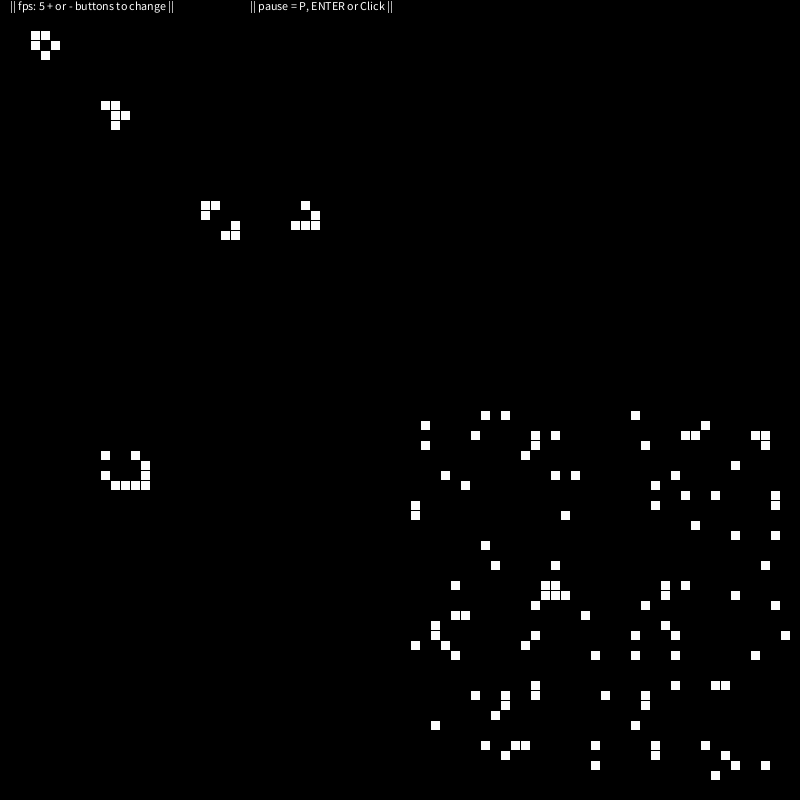
Frame 1 (no input)
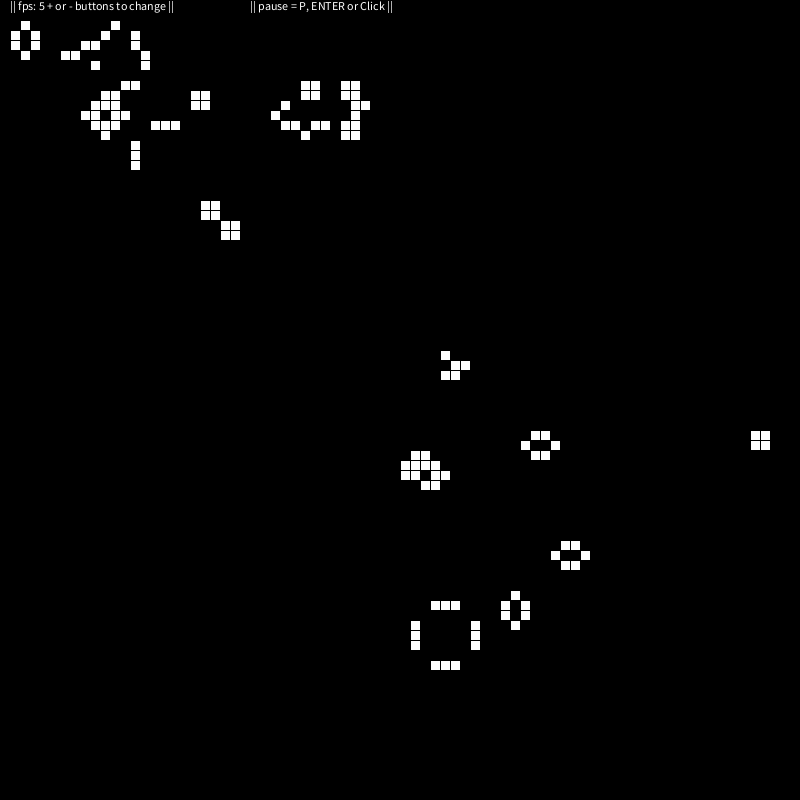
Frame 60 (the mouse pressed at the canvas centre just before this capture)
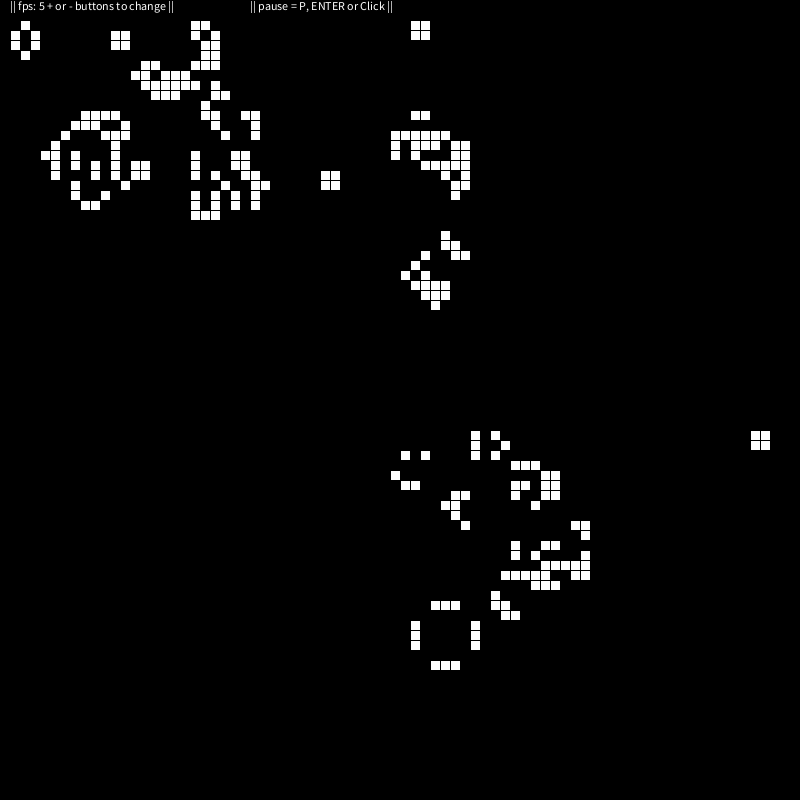
Frame 120 (the mouse held since frame 60 and released just before this capture)

The Processing sketch that drew these frames (run headless with seeded random() and noise(); from frame 60 on, the mouse is pressed at the canvas centre):

// Processing sketch: GameOfLife
// ── GameOfLife.pde
int cellsize = 10,fr=5;
boolean [][] cells, proxGenCells;
boolean pause=false;

void setup(){
  size(800,800);

  cells = new boolean [width/cellsize] [height/cellsize];
  proxGenCells = new boolean [width/cellsize] [height/cellsize];
  
  //patron inicial basico
  cells[10][10] = true;
  cells[11][10] = true;
  cells[11][11] = true;
  cells[12][11] = true;
  cells[11][12] = true;
  //celulas vivas aleatorias
  aleatoryCells(100,cells.length/2,cells.length,cells.length/2,cells[1].length);
  //patrones preconfigurados
  //Boat
  cells[3][3] = true;
  cells[4][3] = true;
  cells[3][4] = true;
  cells[5][4] = true;
  cells[4][5] = true;
  //Beacon
  cells[20][20] = true;
  cells[21][20] = true;
  cells[20][21] = true;
  cells[23][22] = true;
  cells[22][23] = true;
  cells[23][23] = true;
  //Glider
  cells[30][20] = true;
  cells[31][21] = true;
  cells[29][22] = true;
  cells[30][22] = true;
  cells[31][22] = true;
  //light-weight spaceship
  cells[10][45] = true;
  cells[13][45] = true;
  cells[14][46] = true;
  cells[10][47] = true;
  cells[14][47] = true;
  cells[11][48] = true;
  cells[12][48] = true;
  cells[13][48] = true;
  cells[14][48] = true;
  //
  if(pause == true){
    for(int i=0;i<proxGenCells.length;i++){
      for(int j=0;j<proxGenCells[i].length;j++){
        proxGenCells[i][j] = cells[i][j];
      }
    }
  }
}

void draw(){
  frameRate(fr);
  background(0);

  for(int i=0;i<width/cellsize;i++){
    for(int j=0;j<height/cellsize;j++){ 
      if(cells[i][j]==true){
        strokeWeight(1);
        fill(255);
        square(i*cellsize,j*cellsize,cellsize);
      }
    }
  }
  
    if(pause==false){
      //Funcion extend, explicada en la linea
      extend();
    }
    
  //Cambio de generacion, las celulas de futura generacion pasan a ser de actual generacion
  //Se cambia celula por celula
  for(int i=0;i<cells.length;i++){
    for(int j=0;j<cells[i].length;j++){
      cells[i][j] = proxGenCells[i][j];
    }
  }
  
  //Muestra en pantalla frames y control para pausar y despausar
  textSize(12);
  textAlign(LEFT);
  fill(255);
  text("|| fps: "+fr+" + or - buttons to change ||",10,10);
  text("|| pause = P, ENTER or Click ||",250,10);
  if(pause == true){
    textSize(25);
    textAlign(CENTER);
    fill(250,0,0);
    text("PAUSED",width/2,height/2);
    textSize(18);
    text("Continue with ENTER or P",width/2,height/2+20);
  }
}

void keyPressed(){
  //Cambio de frames por segundo
  //AUMENTO EN 1
  if(key=='+'){
    fr+=1;
  }
  //DISMINUCION EN 1
  if(fr>1){
    if(key=='-'){
      fr-=1;
    }
  }
  //PAUSA DE JUEGO
  //Teclas: P o ENTER
  if(key == 'p' || key == 'P' || key == ENTER){
    if(pause == true){
      pause = false;
    }else{
      pause = true;
    }  
  }
}

void mousePressed(){
  //Con click izquerdo se crea manualmente celulas con vida
  if(mouseButton==LEFT){
    pause=true;
    proxGenCells[(mouseX-(mouseX%cellsize))/cellsize][(mouseY-(mouseY%cellsize))/cellsize]=true;
  }
  //Con click izquerdo se elimina manualmente celulas con vida
  if(mouseButton==RIGHT){
    pause=true;
    proxGenCells[(mouseX-(mouseX%cellsize))/cellsize][(mouseY-(mouseY%cellsize))/cellsize]=false;
  }  
}

//Funcion para determinar que celulas estaran vivas y cuales muertas
//en la siguiente generacion.
void extend(){
  for(int i=1;i<cells.length-1; i++){
    for(int j=1;j<cells[i].length-1;j++){
      if(cells[i][j] == false){
        if(neighbourcell(i,j) == 3){
          proxGenCells[i][j] = true;
        }else{
          proxGenCells[i][j] = false;
        }
      }
      if(cells[i][j] == true){
        if(neighbourcell(i,j) == 3 || neighbourcell(i,j) == 2){
          proxGenCells[i][j] = true;
        }else{
          proxGenCells[i][j] = false;
        }
      }
    }
  } 
}

//Funcion para saber la cantidad de celulas vivas vecinas
int neighbourcell(int x,int y){
  int numNeig = 0;
  if(cells[x+1][y] == true){//derecha → 
    numNeig += 1;
  }
  if(cells[x-1][y] == true){//izquierda ←
    numNeig += 1;
  }
  if(cells[x][y+1] == true){//abajo ↓
    numNeig += 1;
  }
  if(cells[x][y-1] == true){//arriba ↑
    numNeig += 1;
  }
  if(cells[x+1][y-1] == true){//derecha-arriba →↑
    numNeig += 1;
  }
  if(cells[x-1][y-1] == true){//izquierda-arriba ←↑
    numNeig += 1;
  }
  if(cells[x+1][y+1] == true){//derecha-abajo →↓
    numNeig += 1;
  }
  if(cells[x-1][y+1] == true){//izquierda-abajo ←↓
    numNeig += 1;
  } 
  return numNeig;
}

void aleatoryCells(int numCells,int minX,int maxX,int minY,int maxY){
  for(int i=0;i<numCells;i++){    
    cells[int(random(minX+1,maxX-1))][int(random(minY+1,maxY-1))] = true;
  }
}
